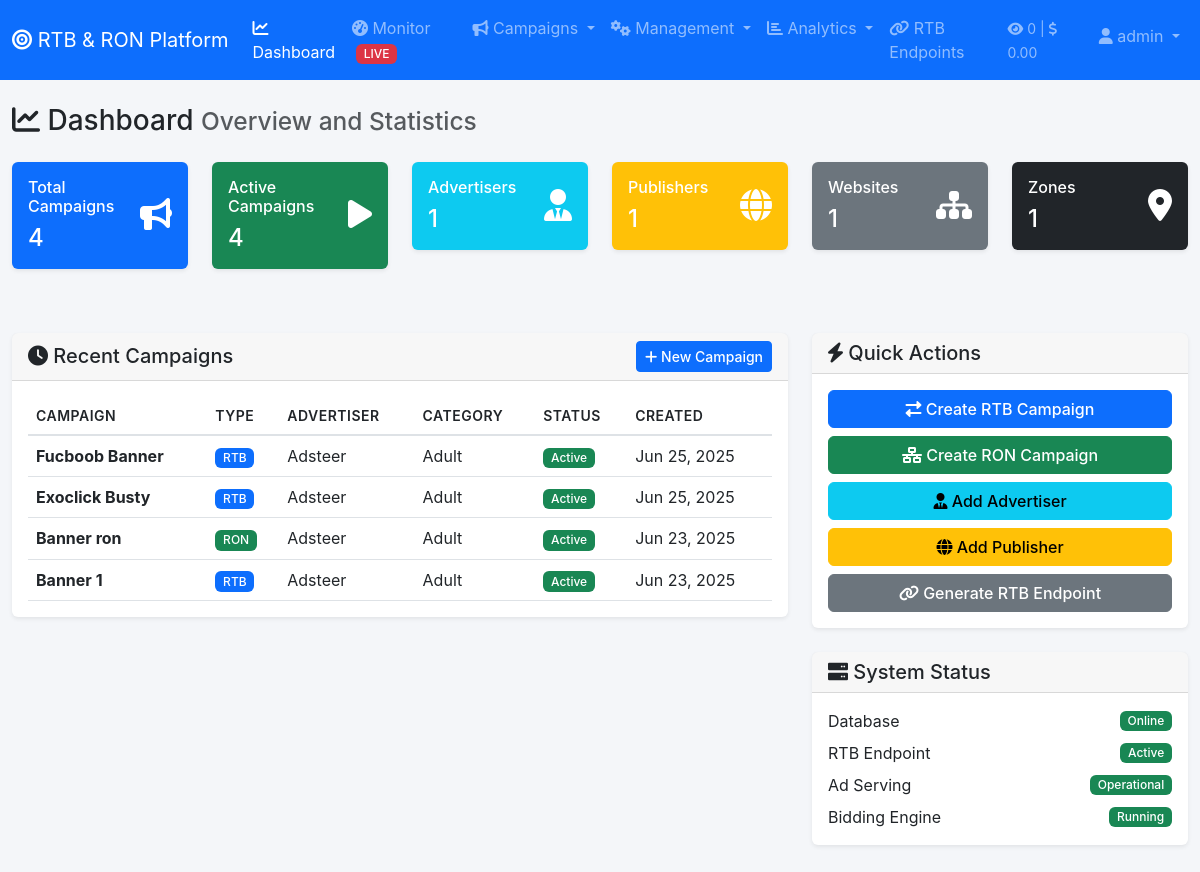
Page /admin/dashboard.php (signed in) on the committed database.
### tables this page shows
CREATE TABLE `campaigns` (
  `id` int(11) NOT NULL,
  `advertiser_id` int(11) DEFAULT NULL,
  `name` varchar(255) NOT NULL,
  `type` enum('rtb','ron') NOT NULL,
  `category_id` int(11) DEFAULT NULL,
  `bid_type` enum('cpm','cpc','cpv') DEFAULT 'cpm',
  `daily_budget` decimal(10,2) DEFAULT NULL,
  `total_budget` decimal(10,2) DEFAULT NULL,
  `daily_spent` decimal(10,2) DEFAULT 0.00,
  `total_spent` decimal(10,2) DEFAULT 0.00,
  `start_date` date DEFAULT NULL,
  `end_date` date DEFAULT NULL,
  `status` enum('active','paused','completed','pending') DEFAULT 'active',
  `endpoint_url` varchar(500) DEFAULT NULL,
  `target_countries` longtext DEFAULT NULL CHECK (json_valid(`target_countries`)),
  `target_browsers` longtext DEFAULT NULL CHECK (json_valid(`target_browsers`)),
  `target_devices` longtext DEFAULT NULL CHECK (json_valid(`target_devices`)),
  `target_os` longtext DEFAULT NULL CHECK (json_valid(`target_os`)),
  `ad_formats` longtext DEFAULT NULL CHECK (json_valid(`ad_formats`)),
  `banner_sizes` longtext DEFAULT NULL CHECK (json_valid(`banner_sizes`)),
  `created_at` timestamp NULL DEFAULT current_timestamp(),
  `updated_at` timestamp NULL DEFAULT current_timestamp() ON UPDATE current_timestamp()
);

CREATE TABLE `advertisers` (
  `id` int(11) NOT NULL,
  `name` varchar(255) NOT NULL,
  `email` varchar(100) DEFAULT NULL,
  `website` varchar(255) DEFAULT NULL,
  `contact_person` varchar(100) DEFAULT NULL,
  `phone` varchar(20) DEFAULT NULL,
  `balance` decimal(10,2) DEFAULT 0.00,
  `status` enum('active','inactive','pending') DEFAULT 'active',
  `created_at` timestamp NULL DEFAULT current_timestamp(),
  `updated_at` timestamp NULL DEFAULT current_timestamp() ON UPDATE current_timestamp(),
  `notes` text DEFAULT NULL
);

CREATE TABLE `categories` (
  `id` int(11) NOT NULL,
  `name` varchar(100) NOT NULL,
  `description` text DEFAULT NULL,
  `type` enum('adult','mainstream') DEFAULT 'mainstream',
  `status` enum('active','inactive') DEFAULT 'active',
  `created_at` timestamp NULL DEFAULT current_timestamp(),
  `updated_at` timestamp NULL DEFAULT current_timestamp() ON UPDATE current_timestamp()
);

### config/database.php (called while the page is built, shortened)
<?php
function formatNumber($number) {
    return number_format($number);
}
?>

### admin/dashboard.php (the view, shortened to what this page needs)
<?php
include 'includes/header.php';
$stats = [
    'total_campaigns' => $pdo->query("SELECT COUNT(*) FROM campaigns")->fetchColumn(),
    'active_campaigns' => $pdo->query("SELECT COUNT(*) FROM campaigns WHERE status = 'active'")->fetchColumn(),
    'total_advertisers' => $pdo->query("SELECT COUNT(*) FROM advertisers WHERE status = 'active'")->fetchColumn(),
    'total_publishers' => $pdo->query("SELECT COUNT(*) FROM publishers WHERE status = 'active'")->fetchColumn(),
    'total_websites' => $pdo->query("SELECT COUNT(*) FROM websites WHERE status = 'active'")->fetchColumn(),
    'total_zones' => $pdo->query("SELECT COUNT(*) FROM zones WHERE status = 'active'")->fetchColumn()
];
$recent_campaigns = $pdo->query("
    SELECT c.*, a.name as advertiser_name, cat.name as category_name
    FROM campaigns c
    LEFT JOIN advertisers a ON c.advertiser_id = a.id
    LEFT JOIN categories cat ON c.category_id = cat.id
    ORDER BY c.created_at DESC
    LIMIT 5
")->fetchAll();
?>
<div class="row">
    <div class="col-12">
        <h1 class="h3 mb-4">
            <i class="fas fa-chart-line"></i> Dashboard
            <small class="text-muted">Overview and Statistics</small>
        </h1>
    </div>
</div>
<div class="row mb-4">
    <div class="col-lg-2 col-md-4 col-sm-6 mb-3">
        <div class="card bg-primary text-white">
            <div class="card-body">
                <div class="d-flex justify-content-between">
                    <div>
                        <h6 class="card-title">Total Campaigns</h6>
                        <h4 class="mb-0"><?php echo formatNumber($stats['total_campaigns']); ?></h4>
                    </div>
                    <div class="align-self-center">
                        <i class="fas fa-bullhorn fa-2x"></i>
                    </div>
                </div>
            </div>
        </div>
    </div>
    <div class="col-lg-2 col-md-4 col-sm-6 mb-3">
        <div class="card bg-success text-white">
            <div class="card-body">
                <div class="d-flex justify-content-between">
                    <div>
                        <h6 class="card-title">Active Campaigns</h6>
                        <h4 class="mb-0"><?php echo formatNumber($stats['active_campaigns']); ?></h4>
                    </div>
                    <div class="align-self-center">
                        <i class="fas fa-play fa-2x"></i>
                    </div>
                </div>
            </div>
        </div>
    </div>
    <div class="col-lg-2 col-md-4 col-sm-6 mb-3">
        <div class="card bg-info text-white">
            <div class="card-body">
                <div class="d-flex justify-content-between">
                    <div>
                        <h6 class="card-title">Advertisers</h6>
                        <h4 class="mb-0"><?php echo formatNumber($stats['total_advertisers']); ?></h4>
                    </div>
                    <div class="align-self-center">
                        <i class="fas fa-user-tie fa-2x"></i>
                    </div>
                </div>
            </div>
        </div>
    </div>
    <div class="col-lg-2 col-md-4 col-sm-6 mb-3">
        <div class="card bg-warning text-white">
            <div class="card-body">
                <div class="d-flex justify-content-between">
                    <div>
                        <h6 class="card-title">Publishers</h6>
                        <h4 class="mb-0"><?php echo formatNumber($stats['total_publishers']); ?></h4>
                    </div>
                    <div class="align-self-center">
                        <i class="fas fa-globe fa-2x"></i>
                    </div>
                </div>
            </div>
        </div>
    </div>
    <div class="col-lg-2 col-md-4 col-sm-6 mb-3">
        <div class="card bg-secondary text-white">
            <div class="card-body">
                <div class="d-flex justify-content-between">
                    <div>
                        <h6 class="card-title">Websites</h6>
                        <h4 class="mb-0"><?php echo formatNumber($stats['total_websites']); ?></h4>
                    </div>
                    <div class="align-self-center">
                        <i class="fas fa-sitemap fa-2x"></i>
                    </div>
                </div>
            </div>
        </div>
    </div>
    <div class="col-lg-2 col-md-4 col-sm-6 mb-3">
        <div class="card bg-dark text-white">
            <div class="card-body">
                <div class="d-flex justify-content-between">
                    <div>
                        <h6 class="card-title">Zones</h6>
                        <h4 class="mb-0"><?php echo formatNumber($stats['total_zones']); ?></h4>
                    </div>
                    <div class="align-self-center">
                        <i class="fas fa-map-marker-alt fa-2x"></i>
                    </div>
                </div>
            </div>
        </div>
    </div>
</div>
<div class="row">
    <div class="col-lg-8 mb-4">
        <div class="card">
            <div class="card-header d-flex justify-content-between align-items-center">
                <h5 class="mb-0"><i class="fas fa-clock"></i> Recent Campaigns</h5>
                <a href="rtb-sell.php" class="btn btn-primary btn-sm">
                    <i class="fas fa-plus"></i> New Campaign
                </a>
            </div>
            <div class="card-body">
                <?php if (empty($recent_campaigns)): ?>
                    <div class="text-center py-4">
                        <i class="fas fa-bullhorn fa-3x text-muted mb-3"></i>
                        <p class="text-muted">No campaigns created yet.</p>
                        <a href="rtb-sell.php" class="btn btn-primary">Create Your First Campaign</a>
                    </div>
                <?php else: ?>
                    <div class="table-responsive">
                        <table class="table table-hover">
                            <thead>
                                <tr>
                                    <th>Campaign</th>
                                    <th>Type</th>
                                    <th>Advertiser</th>
                                    <th>Category</th>
                                    <th>Status</th>
                                    <th>Created</th>
                                </tr>
                            </thead>
                            <tbody>
                                <?php foreach ($recent_campaigns as $campaign): ?>
                                <tr>
                                    <td>
                                        <strong><?php echo htmlspecialchars($campaign['name']); ?></strong>
                                    </td>
                                    <td>
                                        <span class="badge bg-<?php echo $campaign['type'] == 'rtb' ? 'primary' : 'success'; ?>">
                                            <?php echo strtoupper($campaign['type']); ?>
                                        </span>
                                    </td>
                                    <td><?php echo htmlspecialchars($campaign['advertiser_name'] ?? 'N/A'); ?></td>
                                    <td><?php echo htmlspecialchars($campaign['category_name'] ?? 'N/A'); ?></td>
                                    <td>
                                        <span class="badge bg-<?php
                                            echo $campaign['status'] == 'active' ? 'success' :
                                                ($campaign['status'] == 'paused' ? 'warning' : 'secondary');
                                        ?>">
                                            <?php echo ucfirst($campaign['status']); ?>
                                        </span>
                                    </td>
                                    <td><?php echo date('M j, Y', strtotime($campaign['created_at'])); ?></td>
                                </tr>
                                <?php endforeach; ?>
                            </tbody>
                        </table>
                    </div>
                <?php endif; ?>
            </div>
        </div>
    </div>
    <div class="col-lg-4 mb-4">
        <div class="card">
            <div class="card-header">
                <h5 class="mb-0"><i class="fas fa-bolt"></i> Quick Actions</h5>
            </div>
            <div class="card-body">
                <div class="d-grid gap-2">
                    <a href="rtb-sell.php" class="btn btn-primary">
                        <i class="fas fa-exchange-alt"></i> Create RTB Campaign
                    </a>
                    <a href="ron-campaign.php" class="btn btn-success">
                        <i class="fas fa-network-wired"></i> Create RON Campaign
                    </a>
                    <a href="advertiser.php" class="btn btn-info">
                        <i class="fas fa-user-tie"></i> Add Advertiser
                    </a>
                    <a href="publisher.php" class="btn btn-warning">
                        <i class="fas fa-globe"></i> Add Publisher
                    </a>
                    <a href="rtb-buy.php" class="btn btn-secondary">
                        <i class="fas fa-link"></i> Generate RTB Endpoint
                    </a>
                </div>
            </div>
        </div>
        <div class="card mt-4">
            <div class="card-header">
                <h5 class="mb-0"><i class="fas fa-server"></i> System Status</h5>
            </div>
            <div class="card-body">
                <div class="d-flex justify-content-between align-items-center mb-2">
                    <span>Database</span>
                    <span class="badge bg-success">Online</span>
                </div>
                <div class="d-flex justify-content-between align-items-center mb-2">
                    <span>RTB Endpoint</span>
                    <span class="badge bg-success">Active</span>
                </div>
                <div class="d-flex justify-content-between align-items-center mb-2">
                    <span>Ad Serving</span>
                    <span class="badge bg-success">Operational</span>
                </div>
                <div class="d-flex justify-content-between align-items-center">
                    <span>Bidding Engine</span>
                    <span class="badge bg-success">Running</span>
                </div>
            </div>
        </div>
    </div>
</div>
<?php include 'includes/footer.php'; ?>

### asset/css/style.css (style rules this page uses)
:root { --primary-color: #0d6efd; --secondary-color: #6c757d; --success-color: #198754; --info-color: #0dcaf0; --warning-color: #ffc107; --danger-color: #dc3545; --light-color: #f8f9fa; --dark-color: #212529; --sidebar-width: 280px; --header-height: 56px; }
body { font-family: -apple-system, BlinkMacSystemFont, "Segoe UI", Roboto, "Helvetica Neue", Arial, sans-serif; background-color: #f4f6f9; min-height: 100vh; }
.card { border: none; box-shadow: 0 0.125rem 0.25rem rgba(0, 0, 0, 0.075); transition: transform 0.2s, box-shadow 0.2s; margin-bottom: 1.5rem; }
.card-header { background-color: rgba(0, 0, 0, 0.03); border-bottom: 1px solid rgba(0, 0, 0, 0.125); font-weight: 600; }
.table { margin-bottom: 0; }
.table thead th { border-bottom: 2px solid #dee2e6; font-weight: 600; text-transform: uppercase; font-size: 0.875rem; letter-spacing: 0.5px; }
.btn { font-weight: 500; transition: all 0.2s; }
.btn-sm { font-size: 0.875rem; }
.badge { font-weight: 500; padding: 0.35em 0.65em; }

### rows in the picture
campaigns: name "Fucboob Banner", type "RTB", advertiser.name "Adsteer", category.name "Adult", status "Active", created_at "Jun 25, 2025"
campaigns: name "Exoclick Busty", type "RTB", advertiser.name "Adsteer", category.name "Adult", status "Active", created_at "Jun 25, 2025"
campaigns: name "Banner ron", type "RON", advertiser.name "Adsteer", category.name "Adult", status "Active", created_at "Jun 23, 2025"
campaigns: name "Banner 1", type "RTB", advertiser.name "Adsteer", category.name "Adult", status "Active", created_at "Jun 23, 2025"

### other values in the picture
$today_stats['impressions'] "0"
$today_stats['revenue'] "0.00"
$_SESSION['username'] "admin"
formatNumber($stats['total_campaigns']) "4"
formatNumber($stats['active_campaigns']) "4"
formatNumber($stats['total_advertisers']) "1"
formatNumber($stats['total_publishers']) "1"
formatNumber($stats['total_websites']) "1"
formatNumber($stats['total_zones']) "1"
